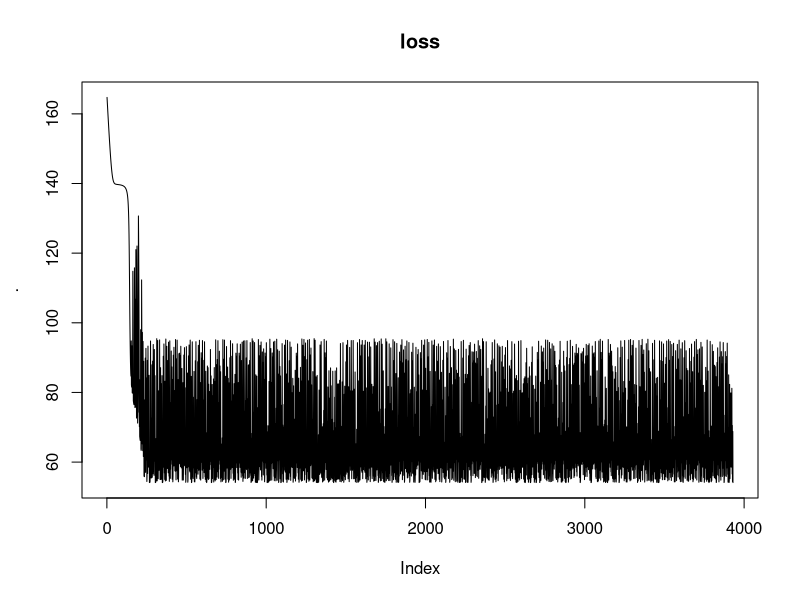
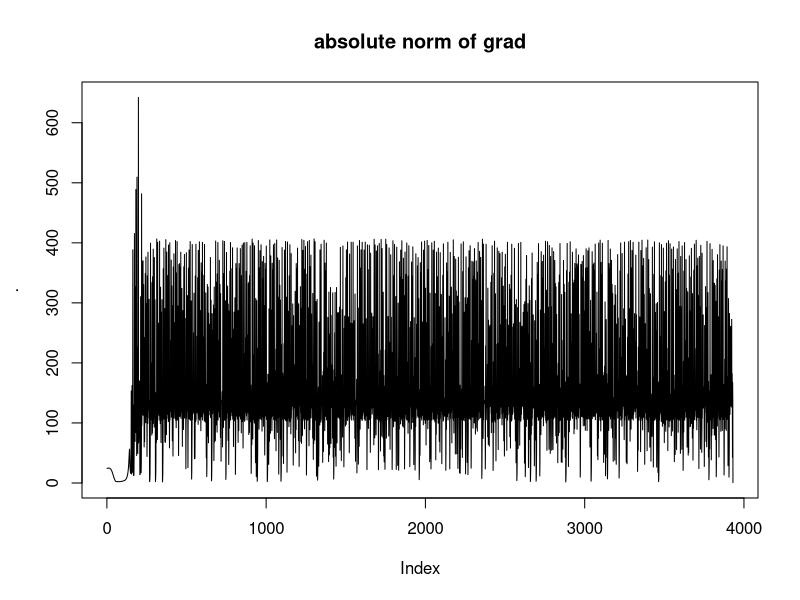
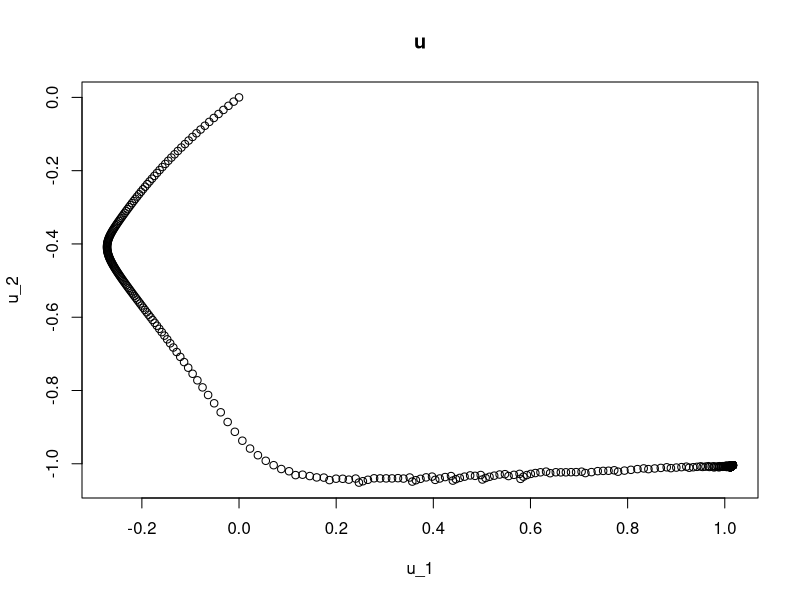
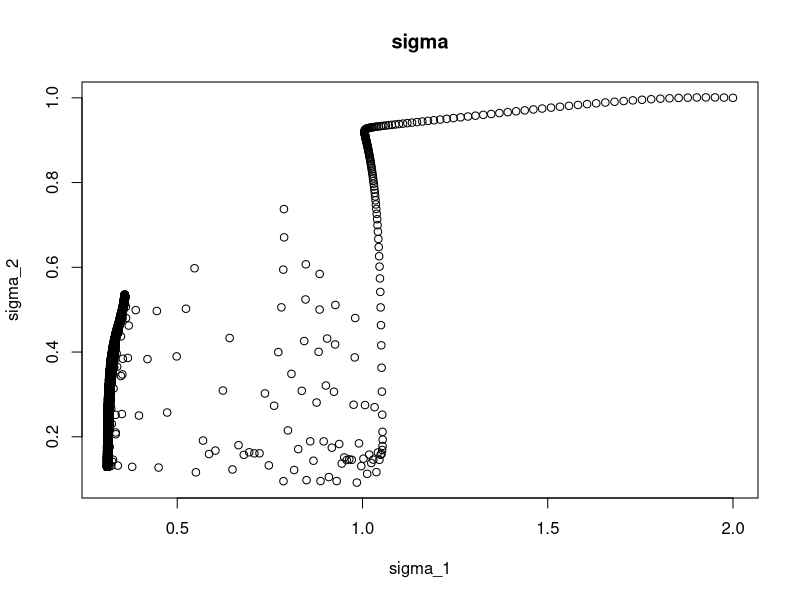
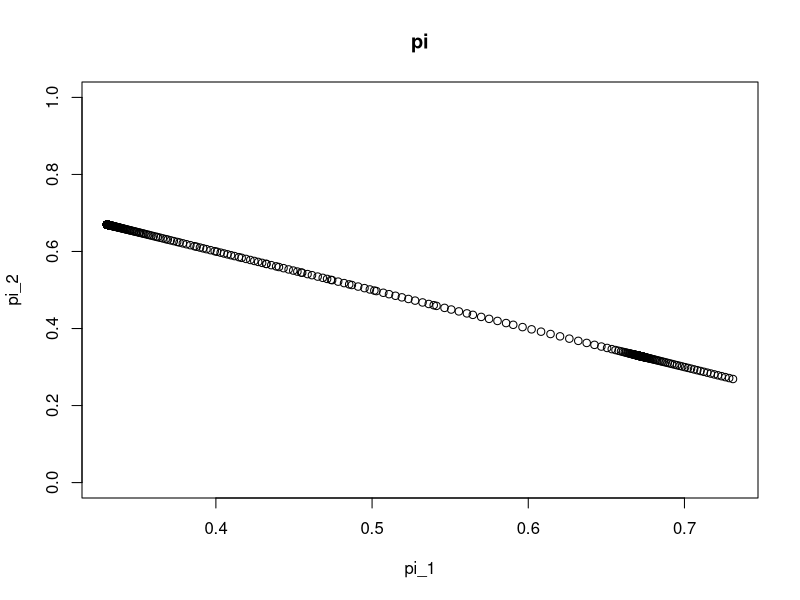
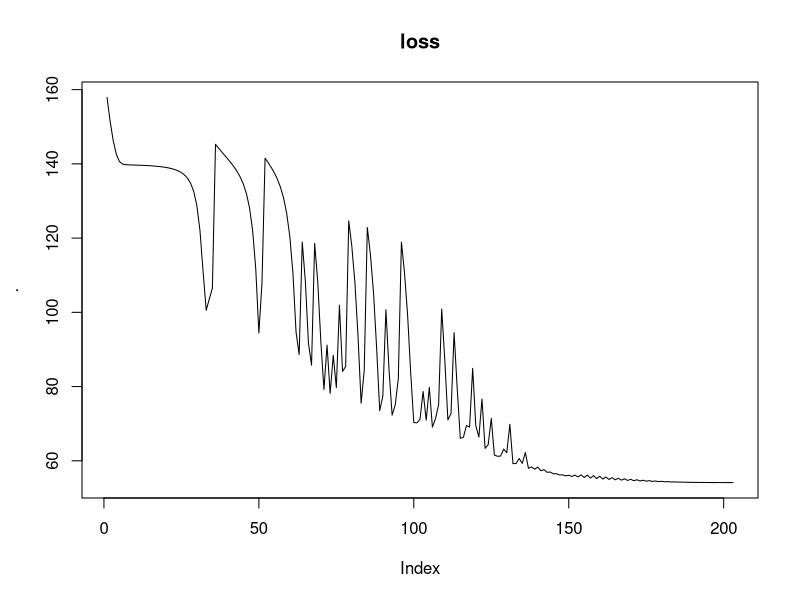
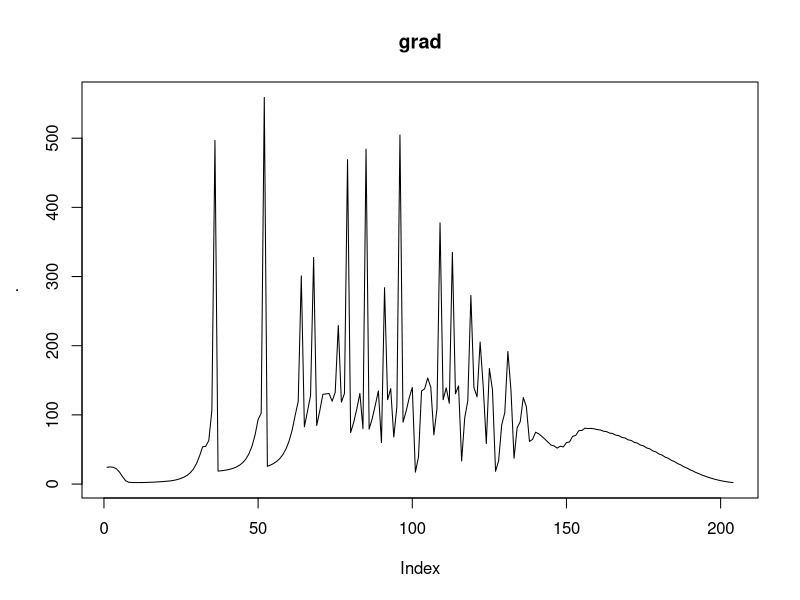
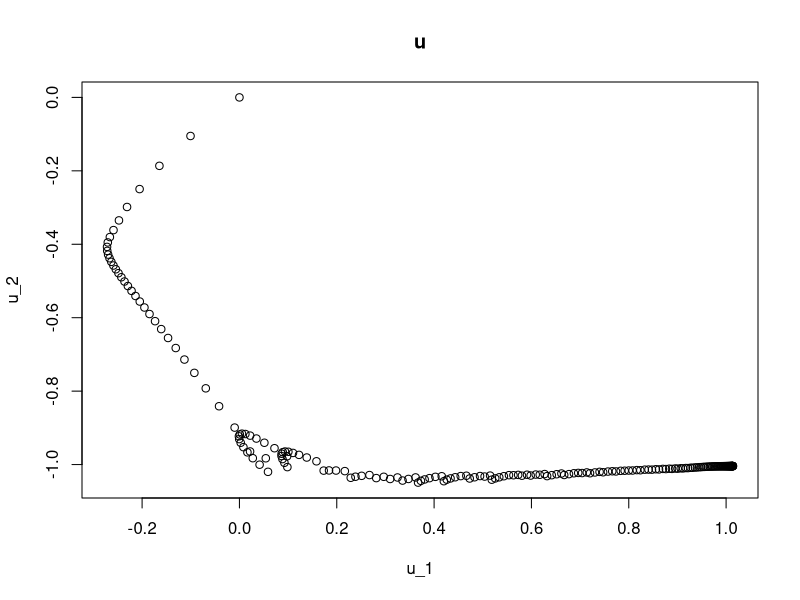

Reproduce these figures in R, in order.
## ---- chunk 1
knitr::opts_chunk$set(echo = TRUE)
## ---- chunk 2

library(dplyr)
set.seed(123)

u1 = 1
sigma1 = 1/3

u2=-1
sigma2=1/5

pi_1 = 1/3
pi_2 = 2/3

n=100
uniform_random = runif(n,0,1)
data_points = (uniform_random<=pi_1) * rnorm(n, u1, sigma1) + (uniform_random>pi_1) * rnorm(n, u2, sigma2)


## ---- chunk 3

library(mclust)
mclust_result = Mclust(data_points)
mclust_result$parameters

## ---- chunk 4

loss_function = function(x, data_points = data_points) {
  n = length(data_points)
  k = length(x) / 3
  loss = 0
  
  pi_value = exp(x[1:k]) / sum(exp(x[1:k]))
  
  density_list = list()
  for (i in 1:k) {
    density_list[[i]] = dnorm(data_points, x[k + i], x[2 * k + i])
  }
  density_matrix = data.frame(density_list) %>% as.matrix()
  
  loss = (density_matrix %*% pi_value) + 1e-5   # I added 1e-5 to avoid the log(0) problem
  
  loss = loss %>% log() %>% sum()
  
  return(-loss)
  
  
}

## ---- chunk 5

x = c(5,4,0,0,2,1)
optim_result = optim(x, loss_function,data_points=data_points, method = "BFGS")
parameter = optim_result$par

parameter[1:2] = exp(parameter[1:2]) / sum(exp(parameter[1:2])) #calculating pi

parameter

## ---- chunk 6

grad_function = function(x, data_points) {
  # Initialize the number of data points and the number of components in the mixture model
  n = length(data_points)
  k = length(x) / 3
  # Calculate the weights of each Gaussian component in the mixture
  pi_value = exp(x[1:k]) / sum(exp(x[1:k]))
  # Initialize lists to store intermediate calculations for each component
  exp_gamma_density_list = list()
  centered_data_point_list = list()
  second_order_centered_data_point_list = list()
  sum_exp_gamma_density = rep(0, n)
  
  for (i in 1:k) {
    # Calculate the density of each data point under the current Gaussian component
    density = dnorm(data_points, x[k + i], x[2 * k + i])
    exp_gamma_density_value = density * exp(x[i])
    
    exp_gamma_density_list[[i]] = exp_gamma_density_value
    sum_exp_gamma_density = sum_exp_gamma_density + exp_gamma_density_value + 1e-5
    
    # Calculate the centered data points and their second order for the current component
    centered_data_point_list[[i]] = (data_points - x[k + i]) / (x[2 * k + i])
    second_order_centered_data_point_list[[i]] = (data_points - x[k + i]) ^ 2 / (x[2 * k + i] ^ 3) - 1 / (x[2 * k + i])
  }

  # Convert the lists to matrices for vectorized operations  
  exp_gamma_density_matrix = data.frame(exp_gamma_density_list) %>% as.matrix()
  exp_gamma_density_matrix = exp_gamma_density_matrix / sum_exp_gamma_density
  
  centered_data_point_matrix = data.frame(centered_data_point_list) %>% as.matrix()
  second_order_centered_data_point_matrix = data.frame(second_order_centered_data_point_list) %>% as.matrix()
  
  grad_gamma = -(colSums(exp_gamma_density_matrix) - pi_value * n)
  grad_u = -(centered_data_point_matrix * exp_gamma_density_matrix) %>% colSums()
  grad_sigma = -(second_order_centered_data_point_matrix * exp_gamma_density_matrix) %>% colSums()
  
  # Return the concatenated gradient vector  
  return(c(grad_gamma, grad_u, grad_sigma))
}


## ---- chunk 7

gradient_descent = function(x,
                            data_points,
                            step_size = 0.01,
                            max_iter = 1000,
                            tol = 1e-3,
                            report = TRUE) {
  iter = 0
  x_old = rep(0, length(x))
  k = length(x) / 3
  loss_list = c()
  u_frame = data.frame()
  sigma_frame = data.frame()
  pi_frame = data.frame()
  
  loss = loss_function(x, data_points)
  
  if (is.nan(loss) || is.infinite(loss)) {
    stop("Initial loss is NaN or infinite")
  }
  
  u_frame = rbind(x[(k + 1):(2 * k)], u_frame)
  sigma_frame = rbind(x[(2 * k + 1):(3 * k)], sigma_frame)
  pi_frame = rbind(exp(x[1:k]) / sum(exp(x[1:k])), pi_frame)
  loss_list = c(loss_list, loss)
  grad_list = c()
  
  while (iter < max_iter) {
    iter = iter + 1
    x_old = x
    
    gradient = grad_function(x, data_points)
  
    if (any(is.nan(gradient)) || any(is.infinite(gradient))) {
      
      print(paste0("Gradient is NaN or infinite at iteration ", iter))
      names(pi_frame) = paste0("pi_", 1:k)
      names(u_frame) = paste0("u_", 1:k)
      names(sigma_frame) = paste0("sigma_", 1:k)
      
      result_list = list(
        loss = loss_list,
        pi_value = (exp(x[1:k]) / sum(exp(x[1:k]))) %>% as.vector() ,
        u = x[(k + 1):(2 * k)] %>% as.vector(),
        sigma = x[(2 * k + 1):(3 * k)] %>% as.vector(),
        iter = iter,
        grad = grad_list,
        u_frame = u_frame,
        sigma_frame = sigma_frame,
        pi_frame = pi_frame
      )
      
      
      
      return(result_list)
      
      
    }
    #Determining the stepsize
    #x = x - step_size * (1 / (1 + 0.1 * iter)) * grad
    
    x = x - step_size * gradient
    
    u_frame=rbind(x[(k+1):(2*k)],u_frame)
    sigma_frame=rbind(x[(2*k+1):(3*k)],sigma_frame)
    pi_frame=rbind(exp(x[1:k])/sum(exp(x[1:k])),pi_frame)
    
    loss_new = loss_function(x, data_points)
    
    if (is.nan(loss_new) || is.infinite(loss_new)) {
      names(pi_frame) = paste0("pi_", 1:k)
      names(u_frame) = paste0("u_", 1:k)
      names(sigma_frame) = paste0("sigma_", 1:k)
      print(paste0("Loss is NaN or infinite at iteration ", iter))
      result_list = list(
        loss = loss_list,
        pi_value = (exp(x[1:k]) / sum(exp(x[1:k]))) %>% as.vector() ,
        u = x[(k + 1):(2 * k)] %>% as.vector(),
        sigma = x[(2 * k + 1):(3 * k)] %>% as.vector(),
        iter = iter,
        grad = grad_list,
        u_frame = u_frame,
        sigma_frame = sigma_frame,
        pi_frame = pi_frame
      )
      
      
      return(result_list)
    }
    
    loss_list = c(loss_list, loss_new)
    grad_list = c(grad_list, max(abs(gradient)))
    
    if (report) {
      cat("iter:", iter, "loss:", loss_new, "\n")
      cat("pi:", exp(x[1:k]) / sum(exp(x[1:k])), "\n")
      cat("u:", x[(k + 1):2 * k] , "\n")
      cat("sigma:", x[(2 * k + 1):(3 * k)] , "\n")
    }
    
    if (max(abs(x - x_old)) < tol) {
      break
    }
  }
  
  names(pi_frame) = paste0("pi_", 1:k)
  names(u_frame) = paste0("u_", 1:k)
  names(sigma_frame) = paste0("sigma_", 1:k)
  
  result_list = list(
    loss = loss_list,
    pi_value = (exp(x[1:k]) / sum(exp(x[1:k]))) %>% as.vector() ,
    u = x[(k + 1):(2 * k)] %>% as.vector(),
    sigma = x[(2 * k + 1):(3 * k)] %>% as.vector(),
    iter = iter,
    grad = grad_list,
    u_frame = u_frame,
    sigma_frame = sigma_frame,
    pi_frame = pi_frame
  )
  
  return(result_list)
}
## ---- chunk 8
#x = c(1,2,1,-1,0.33,0.2) #true point

x = c(5,4,0,0,2,1) # another initial points which gives similar result but takes more times to converge

result_list = gradient_descent(x,data_points,step_size = 0.001,max_iter = 5000,report =FALSE)
result_list[2:5]

result_list$loss[2:result_list$iter] %>% plot( ,type="l",main="loss")
result_list$grad %>% plot( ,type="l",main="absolute norm of grad")

result_list$u_frame%>% plot(,main="u")
result_list$sigma_frame%>% plot(,main="sigma")
result_list$pi_frame%>% plot(,main="pi",ylim=c(0,1))


## ---- chunk 9

gradient_dec_descent = function(x,
                            data_points,
                            step_size = 0.01,
                            max_iter = 1000,
                            tol = 1e-3,
                            report = TRUE) {
  iter = 0
  x_old = rep(0, length(x))
  k = length(x) / 3
  loss_list = c()
  u_frame = data.frame()
  sigma_frame = data.frame()
  pi_frame = data.frame()
  
  loss = loss_function(x, data_points)
  
  if (is.nan(loss) || is.infinite(loss)) {
    stop("Initial loss is NaN or infinite")
  }
  
  u_frame = rbind(x[(k + 1):(2 * k)], u_frame)
  sigma_frame = rbind(x[(2 * k + 1):(3 * k)], sigma_frame)
  pi_frame = rbind(exp(x[1:k]) / sum(exp(x[1:k])), pi_frame)
  loss_list = c(loss_list, loss)
  grad_list = c()
  
  while (iter < max_iter) {
    iter = iter + 1
    x_old = x
    
    gradient = grad_function(x, data_points)
  
    if (any(is.nan(gradient)) || any(is.infinite(gradient))) {
      
      print(paste0("Gradient is NaN or infinite at iteration ", iter))
      names(pi_frame) = paste0("pi_", 1:k)
      names(u_frame) = paste0("u_", 1:k)
      names(sigma_frame) = paste0("sigma_", 1:k)
      
      result_list = list(
        loss = loss_list,
        pi_value = (exp(x[1:k]) / sum(exp(x[1:k]))) %>% as.vector() ,
        u = x[(k + 1):(2 * k)] %>% as.vector(),
        sigma = x[(2 * k + 1):(3 * k)] %>% as.vector(),
        iter = iter,
        grad = grad_list,
        u_frame = u_frame,
        sigma_frame = sigma_frame,
        pi_frame = pi_frame
      )
      return(result_list)
    }
    #Determining the stepsize
    x = x - step_size * (1 / (1 + 0.1 * iter)) * gradient
    #x = x - step_size * gradient
    
    u_frame=rbind(x[(k+1):(2*k)],u_frame)
    sigma_frame=rbind(x[(2*k+1):(3*k)],sigma_frame)
    pi_frame=rbind(exp(x[1:k])/sum(exp(x[1:k])),pi_frame)
    
    loss_new = loss_function(x, data_points)
    
    if (is.nan(loss_new) || is.infinite(loss_new)) {
      names(pi_frame) = paste0("pi_", 1:k)
      names(u_frame) = paste0("u_", 1:k)
      names(sigma_frame) = paste0("sigma_", 1:k)
      print(paste0("Loss is NaN or infinite at iteration ", iter))
      result_list = list(
        loss = loss_list,
        pi_value = (exp(x[1:k]) / sum(exp(x[1:k]))) %>% as.vector() ,
        u = x[(k + 1):(2 * k)] %>% as.vector(),
        sigma = x[(2 * k + 1):(3 * k)] %>% as.vector(),
        iter = iter,
        grad = grad_list,
        u_frame = u_frame,
        sigma_frame = sigma_frame,
        pi_frame = pi_frame
      )
      return(result_list)
    }
    
    loss_list = c(loss_list, loss_new)
    grad_list = c(grad_list, max(abs(gradient)))
    
    if (report) {
      cat("iter:", iter, "loss:", loss_new, "\n")
      cat("pi:", exp(x[1:k]) / sum(exp(x[1:k])), "\n")
      cat("u:", x[(k + 1):2 * k] , "\n")
      cat("sigma:", x[(2 * k + 1):(3 * k)] , "\n")
    }
    
    if (max(abs(x - x_old)) < tol) {
      break
    }
  }
  
  names(pi_frame) = paste0("pi_", 1:k)
  names(u_frame) = paste0("u_", 1:k)
  names(sigma_frame) = paste0("sigma_", 1:k)
  
  result_list = list(
    loss = loss_list,
    pi_value = (exp(x[1:k]) / sum(exp(x[1:k]))) %>% as.vector() ,
    u = x[(k + 1):(2 * k)] %>% as.vector(),
    sigma = x[(2 * k + 1):(3 * k)] %>% as.vector(),
    iter = iter,
    grad = grad_list,
    u_frame = u_frame,
    sigma_frame = sigma_frame,
    pi_frame = pi_frame
  )
  
  return(result_list)
}

## ---- chunk 10

x = c(5,4,0,0,2,1) 
#x = c(1,2,1,-1,0.33,0.2) #true point
result_list = gradient_dec_descent(x,data_points,step_size = 0.01,max_iter = 1000,report =FALSE)
result_list[2:5]

result_list$loss[2:result_list$iter] %>% plot( ,type="l",main="loss")
result_list$grad %>% plot( ,type="l",main="grad")

result_list$u_frame%>% plot(,main="u")
result_list$sigma_frame%>% plot(,main="sigma")
result_list$pi_frame%>% plot(,main="pi",ylim=c(0,1))
